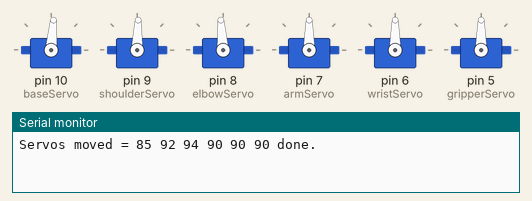
Simulated run of this sketch. Board: Arduino Uno, built with avr-gcc and run on an emulated ATmega328P. Shown: 6 × servo, the last lines printed to the serial monitor.

Above: at 0.15 s.
At 3.06 s:
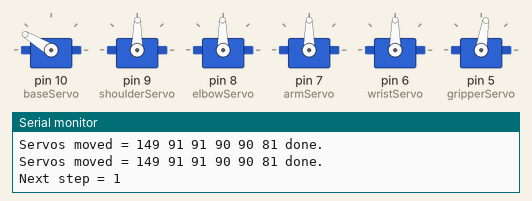
At 6.06 s:
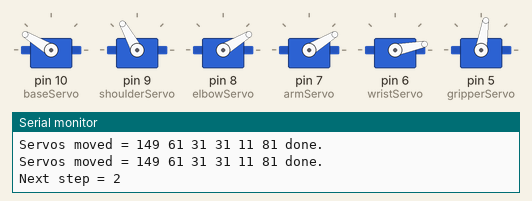
At 13.06 s:
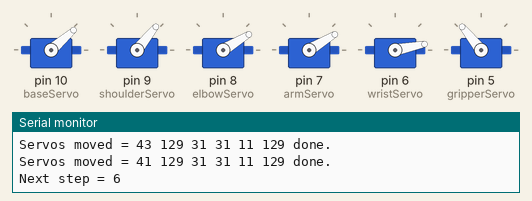
At 19.0 s:
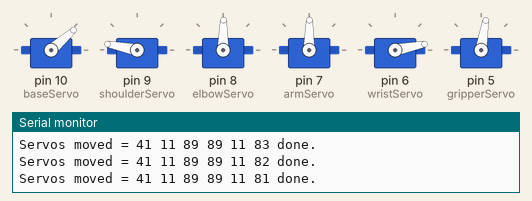
At 27.9 s:
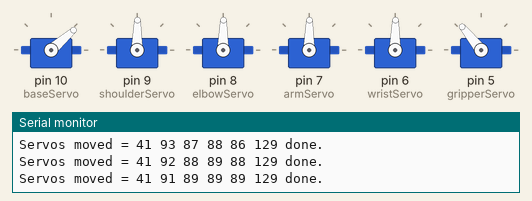
Timing chart, 0 to 36.2 s (numbered marks = the images above):
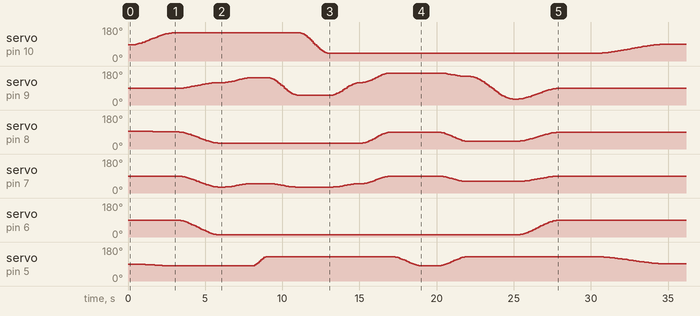

The sketch:

Main.ino
```cpp
/*
 *
 */

#include <Servo.h>

// Defining the servo values
#define SERVO_BASE     1
#define SERVO_SHOULDER 2
#define SERVO_ELBOW    3
#define SERVO_ARM      4
#define SERVO_WRIST    5
#define SERVO_GRIPPER  6

Servo baseServo;
Servo shoulderServo;
Servo elbowServo;
Servo armServo;
Servo wristServo;
Servo gripperServo;

int baseCount;
int shoulderCount;
int elbowCount;
int armCount;
int wristCount;
int gripperCount;

char gripperState;
char shoulderState;
char elbowState;
char testingState;

int pos = 90;
int increment = 1;
int updateInterval = 20;
unsigned long lastUpdate;


void setup() {

  // Setting the baud rate
  Serial.begin(115200);

  // Setting pin numbers of servos
  baseServo.attach(10);
  shoulderServo.attach(9);
  elbowServo.attach(8);
  armServo.attach(7);
  wristServo.attach(6);
  gripperServo.attach(5);

  // Setup each servo to the middle point
  setServoAngle(SERVO_BASE, 85); // Base
  setServoAngle(SERVO_SHOULDER, 92); // Shoulder
  setServoAngle(SERVO_ELBOW, 94); // Elbow
  setServoAngle(SERVO_ARM, 90); // Arm
  setServoAngle(SERVO_WRIST, 90); // Wrist
  setServoAngle(SERVO_GRIPPER, 90); // Gripper

  testServos();

}

void loop() {
  /*
    Servo and Angle variables used to
    store the values of the servo number
    and the angle it should move to.
  */
  int servo, angle;

  // Observes the serial monitor

#ifdef SERIAL_DEBUG
  if scan(&servo, &angle) {
    setServoAngle(servo, angle);
  }
#endif
  updateServos();

}
```

Move_Helper.ino
```cpp
#include "Servo_Helper.h"

/* List of acceleration and deceleration values */
/* Excel formula count from 0 by 4 to 180 using =INT(5000*(1-(COS(RADIANS(#CELL_COLUMN#))))) */
/* for (int NUMBER = 0; NUMBER <= 100; NUMBER += 1)
 *   accel_table[NUMBER] = INT(5000*(1-(COS(RADIANS(NUMBER)))));
 */


#define SERVOS_STOPPED 0
#define SERVOS_INITIALIZE 1
#define SERVOS_RUNNING 2

int accel_table[101] = {0, 2, 9, 22, 39, 61, 88, 120, 157, 198, 244, 295, 351, 411,
                       475, 544, 618, 696, 778, 864, 954, 1049, 1147, 1249, 1355,
                       1464, 1577, 1693, 1812, 1935, 2061, 2189, 2320, 2454, 2591,
                       2730, 2871, 3014, 3159, 3306, 3454, 3605, 3756, 3909, 4063,
                       4217, 4373, 4529, 4686, 4842, 4999, 5157, 5313, 5470, 5626,
                       5782, 5936, 6090, 6243, 6394, 6545, 6693, 6840, 6985, 7128,
                       7269, 7408, 7545, 7679, 7810, 7938, 8064, 8187, 8306, 8422,
                       8535, 8644, 8750, 8852, 8950, 9045, 9135, 9221, 9303, 9381,
                       9455, 9524, 9588, 9648, 9704, 9755, 9801, 9842, 9879, 9911,
                       9938, 9960, 9977, 9990, 9997, 10000};

typedef struct servo_positions_t {
  int time_span;
  int servo_angles[NUMBER_OF_SERVOS];
} servo_positions;

/* Initialize the servo_positions_t struct */
servo_positions myServosPositions[] = { { 3000, {150, 90,  90, 90, 90,  60} }, // Base rotation
                                      { 3000,   {150, 60,  20, 30, 90,  60} }, // Shoulder moves lower
                                      { 2000,   {150, 45,  20, 50, 90,  60} }, // Shoulder moves gripper to position
                                      { 1000,   {150, 35,  20, 50, 90,  85} }, // Gripper grips
                                      { 2000,   {150, 130, 10, 30, 90,  85} }, // Shoulder moves back
                                      { 2000,   { 40, 130, 10, 30, 90,  85} }, // Rotate the base
                                      { 2000,   { 40,  60, 20, 50, 90,  85} }, // Lowers the shoulder
                                      { 2000,   { 40,  10, 90, 90, 90,  85} }, // Position gripper
                                      { 2000,   { 40,  10, 90, 90, 10,  85} }, // Turn gripper
                                      { 1000,   { 40,  10, 90, 90, 10,  60} }, // Release package
                                      { 2000,   { 40,  90, 20, 40, 90,  85} }, // Retract arm
                                      { 2000,   { 40,  90, 90, 90, 90,  85} }, // Slowly move elbow and arm

                                      { 5000,   {90,  90, 90, 90, 90,  85} }, // Return back to normal position

                                      {    0,   {0, 0, 0, 0, 0, 0} } };

/* Initialize the servo_positions_t struct */
servo_positions myServosPositions2[] =  { { 3000, {150,  90,  90, 90, 90,   80} }, // Base rotation
                                        { 3000,   {150,  60,  30, 30, 10,   80} }, // Shoulder moves lower
                                        { 2000,   {150,  35,  30, 50, 10,   80} }, // Shoulder moves gripper to position
                                        { 1000,   {150,  35,  30, 50, 10,  130} }, // Gripper grips
                                        { 2000,   {150, 130,  30, 30, 10,  130} }, // Shoulder moves back
                                        { 2000,   { 40, 130,  30, 30, 10,  130} }, // Rotate the base
                                        { 2000,   { 40,  60,  30, 50, 10,  130} }, // Lowers the shoulder
                                        { 2000,   { 40,  10,  90, 90, 10,  130} }, // Position gripper
                                        { 2000,   { 40,  10,  90, 90, 10,   80} }, // Turn gripper
                                        { 1000,   { 40,  10,  90, 90, 10,   80} }, // Release package
                                        { 2000,   { 40,  30,  40, 60, 10,  130} }, // Retract arm
                                        { 3000,   { 40, 150,  40, 60, 10,  130} }, // Retract shoulder
                                        { 3000,   { 40,  90,  90, 90, 90,  130} }, // Slowly move elbow and arm
                                        { 2000,   { 40,  90,  90, 90, 90,  130} }, // Slowly move elbow and arm

                                        { 5000,   { 90,  90, 90, 90, 90,   90} }, // Return back to normal position

                                        {    0,   {0, 0, 0, 0, 0, 0} } };

servo_positions *pCurrent;
int              servos_step;
int              servos_state = SERVOS_STOPPED;
long             servos_start_time;
long             servos_last_time;
int              servos_start_angle[NUMBER_OF_SERVOS];

void testServos(void) {
  startServoSequence (myServosPositions2);
}

bool startServoSequence (struct servo_positions_t * pSequence) {
  // To prevent running a new sequence before it's finished
  if (servos_state != SERVOS_STOPPED) {
    return false;
  }

  servos_state = SERVOS_RUNNING;
  servos_step = 0;
  pCurrent = (servo_positions *)pSequence;
  servos_start_time = millis();
  servos_last_time = servos_start_time;

  for (int index = 0; index < NUMBER_OF_SERVOS; index++) {
    // Gets the current angle of the servos to initialize the servos
    servos_start_angle[index] = getServoAngle(index + 1);
  }
  return true;
}


bool checkServoRunning (void) {
  if (servos_state == SERVOS_STOPPED) {
    return true;
  }
  return false;
}


void updateServos(void) {
  long new_time;
  long percentage;
  int servo_start, servo_end, servo_span, servo_new_angle;

  switch (servos_state) {
    case SERVOS_STOPPED:
      break;
    case SERVOS_INITIALIZE:
      // Change state
      break;
    case SERVOS_RUNNING:
      new_time = millis();
      if ((servos_start_time + (long)(pCurrent[servos_step].time_span)) < new_time) {
        if (pCurrent[servos_step + 1].time_span == 0) {
          Serial.println("SERVOS_STOPPED");
          servos_state = SERVOS_STOPPED;      // might want to write final servo angles here to avoid a timing glitch
          return;
        } else {
          for (int index = 0; index < NUMBER_OF_SERVOS; index++) {
            // Gets the current angle of the servos to initialize the servos
            servos_start_angle[index] = getServoAngle(index + 1);
          }
          servos_step++;
          servos_start_time = new_time;
          servos_last_time  = new_time;
          Serial.print("Next step = ");
          Serial.println(servos_step, DEC);
        }
      }

      if ((servos_last_time + 100) < new_time) {
        servos_last_time = new_time;
        // this is where it gets exciting!!!  Using scaled fractions by multiplying 100
        // this is to prevent dealing with floats (using floats is slow on a microcontroller)
        percentage = (100L * (new_time - servos_start_time)) / (long)(pCurrent[servos_step].time_span);
        Serial.print("Servos moved = ");

        for (int index = 0; index < NUMBER_OF_SERVOS; index++) {
          servo_start     = servos_start_angle[index];
          servo_end       = pCurrent[servos_step].servo_angles[index];
          servo_span      = servo_end - servo_start;
          servo_new_angle = servo_start + (((long)servo_span) * accel_table[percentage]) / 10000L;  // Remove scaling by 10000 here
          setServoAngle(index + 1, servo_new_angle);
          Serial.print(servo_new_angle, DEC);
          Serial.print(" ");
        }
        Serial.println("done.");
      }
  }
}
```

Serial_Helper.ino
```cpp
// CommandBuffer only accepts 8 items
char commandBuffer[8];
byte index = 0;

/* Scan is a method that takes two different values
 * in the serial monitor. The first value will be
 * used to set the servo that will be controlled,
 * the second would be the angle.
 */
bool scan(int * pFirst, int * pSecond)
{
   bool ended = false;
   int scanIndex = 0;
   // While there is an input in the Serial Monitor
   while(Serial.available() > 0)
   {
      // Takes less than 8 characters
      if(index < 8)
      {
         // Serial reads the input
         char letter = Serial.read();
         // Checks for space or a newline
         if(letter != '\n' && letter != '\r')
         {
            commandBuffer[index++] = letter;
            commandBuffer[index] = '\0';
         }
         else
         {
             // Converts the Serial value read into an integer
             *pFirst  = decToInt(&scanIndex);
             *pSecond = decToInt(&scanIndex);
             Serial.print("Servo = ");
             Serial.print(*pFirst, DEC);
             Serial.print(" Angle = ");
             Serial.println(*pSecond, DEC);
             ended = true;
             // Resets the index
             index = 0;
         }
      }
   }

   return ended;
}

// Convert ASCII "0" to "9999" into an integer, -1 is value if no valid number is found, advances **pText
int decToInt(unsigned int * index) {
  char letter;
  int returnValue;
  int count;

  returnValue = 0;
  letter = commandBuffer[*index];

  // If the letter is between 0 and 9
  if (('0' <= letter) && ('9' >= letter) )
  {
    for (count = 0; count < 4; count++)
    {
      if (('0' <= letter) && ('9' >= letter) )
      {
        returnValue = returnValue * 10;
        returnValue += letter - '0';
        (*index)++;
        letter = commandBuffer[*index];
      }
      else
        break;
    }
  }
  else
  {
    // No valid value found
    returnValue = -1;
    goto exit;
  }

  if ((' ' == letter) || (':' == letter) )  // if the scanner hits a space, colon advance index and exit successfully
     (*index)++;

exit:
  return (returnValue);
}
```

Servo_Helper.h
```cpp
/*
Servo Helper
*/

#define NUMBER_OF_SERVOS 6
```

Servo_Setup.ino
```cpp
/*
Servo Helper
*/

#include "Servo_Helper.h"
// Lists the maximum, minimum and middle points of each servo
/*                         base   shoulder elbow  arm    wrist  grip  */
int servo_max[]  = {NULL,  170,   180,     180,   90,   170,   140};
int servo_min[]  = {NULL,  20,      0,      30,    0,    10,    80};
int servo_cen[]  = {NULL,  85,     92,      94,   90,    90,    90};
bool servo_rev[] = {false, false, true,    false, false, false, false};
int servo_setting[NUMBER_OF_SERVOS + 2];

/* Function to set the servo angle.
 * This function prevents any of the servo's from going
 * beyond its limit.
 */
void setServoAngle(int servo_number, int servo_angle) {
  if ((servo_number <= 0) || (servo_number > NUMBER_OF_SERVOS) ) {
      return;
  }

  /*
   * If the servo goes beyond the usable angle,
   * set the servo angle to the maximum value
   */
  if (servo_angle > servo_max[servo_number]) {
    servo_angle = servo_max[servo_number];
  }
  /* If the servo goes lower than the smallest
   * value, then set the angle to the lowest value
   */
  if (servo_angle < servo_min[servo_number]) {
    servo_angle = servo_min[servo_number];
  }

  servo_setting[servo_number] = servo_angle;

  /*If the servo is somehow reversed, flip the angle
   * to unreverse the operation
   */
  if (servo_rev[servo_number] == true) {
    servo_angle = 180 - servo_angle;
  }


  /* Depending on the servo number (which is defined in the Main),
   * move the specific servo based on the servo angle set.
   */
  switch (servo_number) {
    case 1:
      baseServo.write(servo_angle);
      break;
    case 2:
      shoulderServo.write(servo_angle);
      break;
    case 3:
      elbowServo.write(servo_angle);
      break;
    case 4:
      armServo.write(servo_angle);
      break;
    case 5:
      wristServo.write(servo_angle);
      break;
    case 6:
      gripperServo.write(servo_angle);
      break;
  }
}

int getServoAngle(int servoNumber) {
  if ((servoNumber > 0) && (servoNumber <= NUMBER_OF_SERVOS) ) {
    return servo_setting[servoNumber];
  }
  return -1;
}
```

Measured:
- by itself, servo on pin 8 (elbowServo): 94° → 93° at 1.1 s, → 92° 0.51 s later, → 91° 0.40 s later, → 90° 1.3 s later, … (91 changes in this stretch)
- by itself, servo on pin 7 (armServo): 90° → 89° at 3.3 s, → 88° 0.10 s later, → 87° 0.10 s later, → 85° 0.10 s later, … (124 changes in this stretch)
- by itself, servo on pin 6 (wristServo): 90° → 89° at 3.3 s, → 87° 0.10 s later, → 86° 0.10 s later, → 83° 0.10 s later, … (52 changes in this stretch)
- by itself, servo on pin 10 (baseServo): 85° → 86° at 0.30 s, → 87° 0.10 s later, → 89° 0.10 s later, → 91° 0.10 s later, … (82 changes in this stretch)
